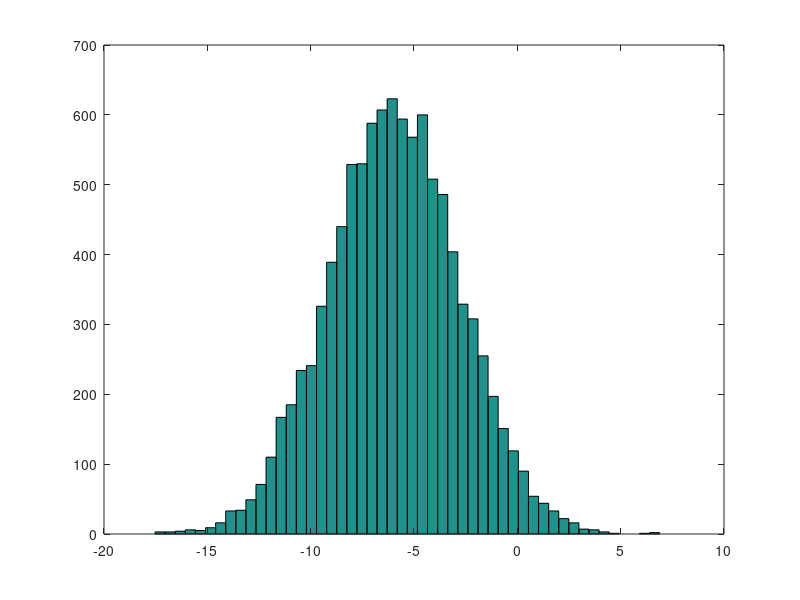

MATLAB code to generate this figure:
5+6
3-2
5*8
1/2
2^6

1 == 2 % false
1 ~= 2
1 && 0 % AND
1 || 0 % OR
xor(1,0)

a = 3
a = 3; % semicolon suppressing output
b = 'hi';
c = (3>=1); % c == true == 1

a = pi;
a
disp(a);
disp(sprintf('2 decimals: %0.2f', a))
disp(sprintf('6 decimals: %0.6f', a))
format long
a
format short
a

A = [1 2; 3 4; 5 6]
A = [1 2;
    3 4;
    5 6]
v = [1 2 3]
v = [1; 2; 3]
v = 1:0.1:2
v = 1:6
ones(2,3)
C = 2*ones(2,3)
w = ones(1,3)
w = zeros(1,3)
w = rand(1,3)
rand(3,3)
rand(3,3)
w = randn(1,3) % random numeber derived from gaussian distribution
w = -6 + sqrt(10)*(randn(1,10000))
hist(w)
hist(w,50) % histogram with 50 bins

eye(4) % Identity matrix
eye(6)
eye(3)

help eye
help rand
help help

clc % clear command window
clear % clear workspace (eg variables)